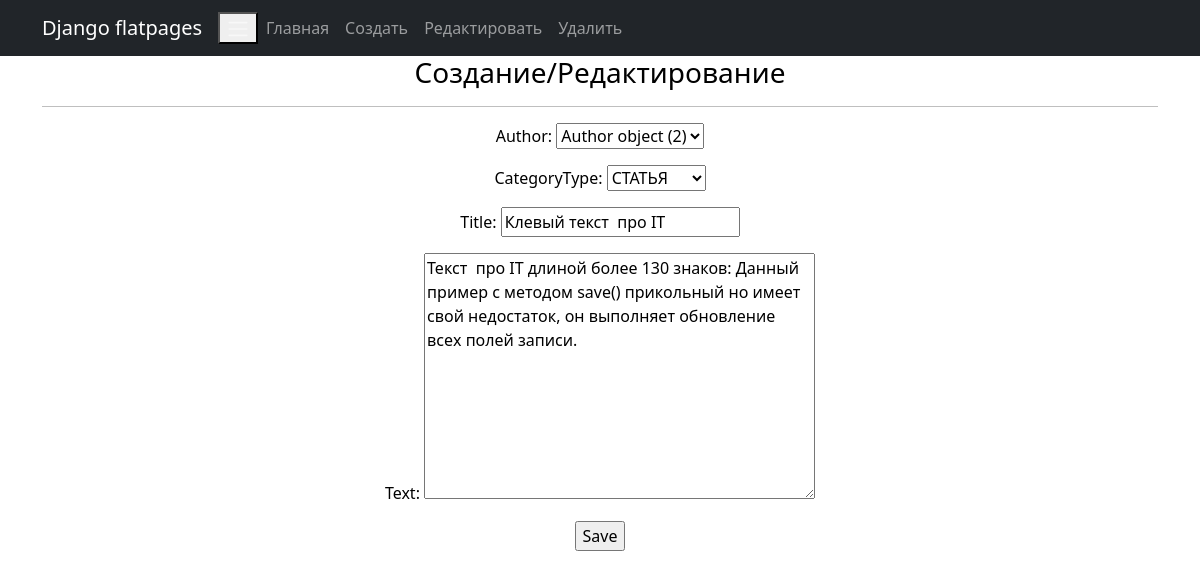
Screenshot of /news/2/update/ with the database file from the repository.
### news/models.py (models this page shows, shortened)
class Post(models.Model):
    author = models.ForeignKey(Author, on_delete=models.CASCADE)
    NEWS = 'NW'
    ARTICLE = 'AR'
    CATEGORY_CHOICES = (
        (NEWS, 'НОВОСТЬ'),
        (ARTICLE, 'СТАТЬЯ')
    )
    categoryType = models.CharField(max_length=2, choices=CATEGORY_CHOICES, default=ARTICLE)
    dateCreation = models.DateTimeField(auto_now_add=True)
    postCategory = models.ManyToManyField(Category, through='PostCategory')
    title = models.CharField(max_length=128)
    text = models.TextField()
    rating = models.SmallIntegerField(default=0)

### news/views.py (the view)
# urls.py: path('<int:pk>/update/', PostUpdate.as_view(), name='post_update'),
class PostUpdate(UpdateView):
    form_class = PostForm
    model = Post
    template_name = 'post_edit.html'

### news/forms.py (shortened to what this page needs)
class PostForm(forms.ModelForm):
    class Meta:
        model = Post
        fields = ['author', 'categoryType', 'title', 'text']

### templates/post_edit.html (shortened to what this page needs)
{% extends 'flatpages/default.html' %}
{% block content %}
<h3>Создание/Редактирование</h3>
<hr>
<form action="" method="post">
    {{ form.as_p }}
    <input type="submit" value="Save" />
</form>
{% endblock content %}

### rows the page displays
Post: author "Author object (2)", categoryType "СТАТЬЯ", title "Клевый текст про IT", text "Текст про IT длиной более 130 знаков: Данный пример с методом save() прикольный но имеет свой недостаток, он выполняет обновление всех полей записи."
